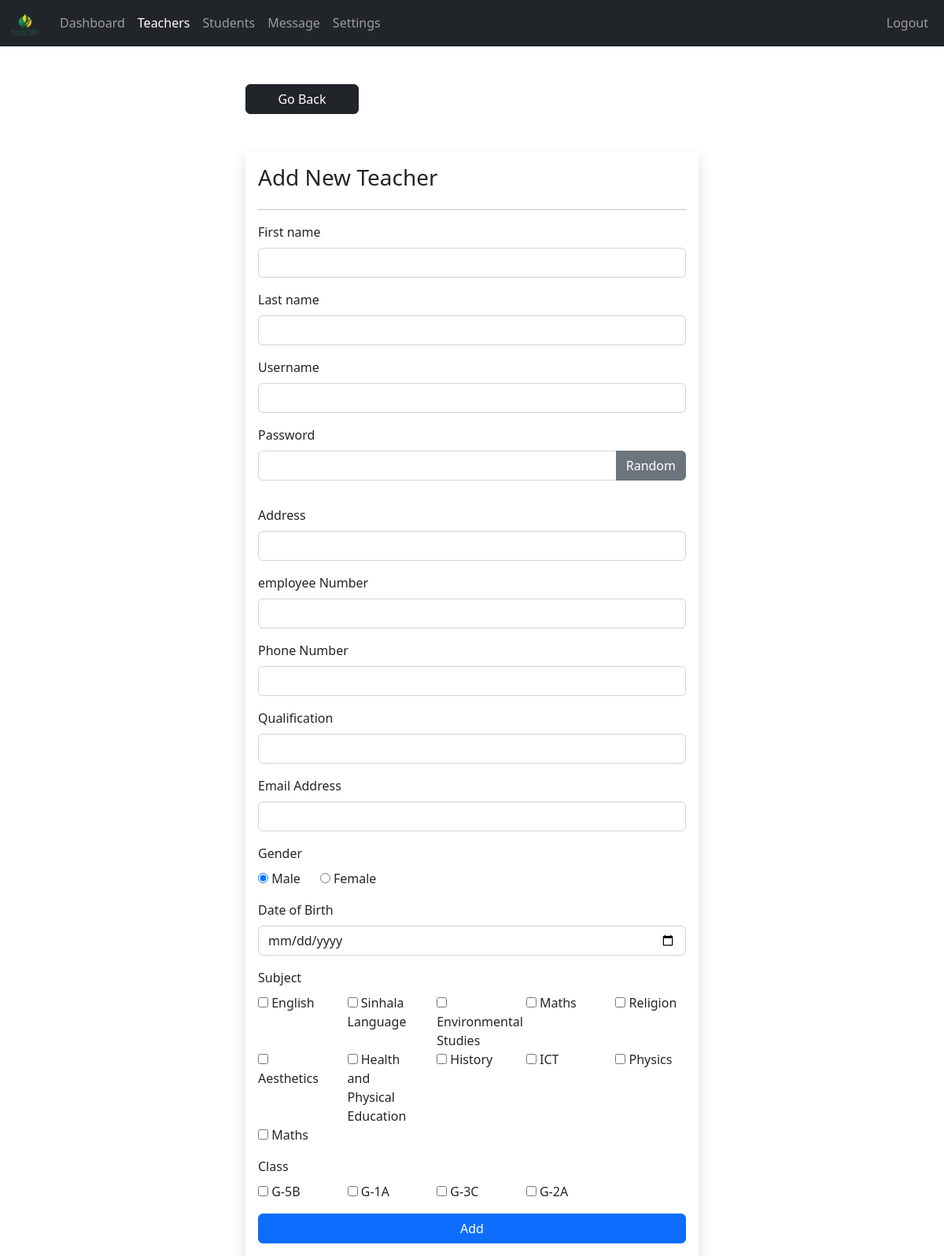
/admin/teacher-add.php (signed in), run on the app's committed database.
### tables this page shows
CREATE TABLE `subjects` (
  `subject_id` int(11) NOT NULL,
  `subject` varchar(31) NOT NULL,
  `subject_code` varchar(31) NOT NULL,
  `grade` int(11) NOT NULL
);

CREATE TABLE `class` (
  `class_id` int(11) NOT NULL,
  `grade` int(11) NOT NULL,
  `section` int(11) NOT NULL
);

CREATE TABLE `grades` (
  `grade_id` int(11) NOT NULL,
  `grade` varchar(31) NOT NULL,
  `grade_code` varchar(7) NOT NULL
);

CREATE TABLE `section` (
  `section_id` int(11) NOT NULL,
  `section` varchar(7) NOT NULL
);

### admin/data/subject.php (called while the page is built, shortened)
<?php
function getAllSubjects($conn){
   $sql = "SELECT * FROM subjects";
   $stmt = $conn->prepare($sql);
   $stmt->execute();
   if ($stmt->rowCount() >= 1) {
     $subjects = $stmt->fetchAll();
     return $subjects;
   }else {
   	return 0;
   }
}
 ?>

### admin/data/class.php (called while the page is built, shortened)
<?php
function getAllClasses($conn){
   $sql = "SELECT * FROM class";
   $stmt = $conn->prepare($sql);
   $stmt->execute();
   if ($stmt->rowCount() >= 1) {
     $classes = $stmt->fetchAll();
     return $classes;
   }else {
    return 0;
   }
}

### admin/data/grade.php (called while the page is built, shortened)
<?php
function getGradeById($grade_id, $conn){
   $sql = "SELECT * FROM grades
           WHERE grade_id=?";
   $stmt = $conn->prepare($sql);
   $stmt->execute([$grade_id]);
   if ($stmt->rowCount() == 1) {
     $grade = $stmt->fetch();
     return $grade;
   }else {
    return 0;
   }
}

### admin/data/section.php (called while the page is built, shortened)
<?php
function getSectioById($section_id, $conn){
   $sql = "SELECT * FROM section
           WHERE section_id=?";
   $stmt = $conn->prepare($sql);
   $stmt->execute([$section_id]);
   if ($stmt->rowCount() == 1) {
     $section = $stmt->fetch();
     return $section;
   }else {
    return 0;
   }
}

### admin/teacher-add.php (the view, shortened to what this page needs)
<?php
if (isset($_SESSION['admin_id']) &&
    isset($_SESSION['role'])) {
    if ($_SESSION['role'] == 'Admin') {
       include "../DB_connection.php";
       include "data/subject.php";
       include "data/grade.php";
       include "data/section.php";
       include "data/class.php";
       $subjects = getAllSubjects($conn);
       $classes = getAllClasses($conn);
       $fname = '';
       $lname = '';
       $uname = '';
       $address = '';
       $en = '';
       $pn = '';
       $qf = '';
       $email = '';
 ?>
<!DOCTYPE html>
<html lang="en">
<head>
	<link rel="stylesheet" href="https://cdn.jsdelivr.net/npm/bootstrap@5.2.0/dist/css/bootstrap.min.css">
	<link rel="stylesheet" href="../css/style.css">
  <link rel="stylesheet" href="https://cdnjs.cloudflare.com/ajax/libs/font-awesome/4.7.0/css/font-awesome.min.css">
</head>
<body>
    <?php
        include "inc/navbar.php";
     ?>
     <div class="container mt-5 d-flex justify-content-center flex-column w-50">
        <a href="teacher.php"
           class="btn btn-dark w-25 ms-0">Go Back</a>
        <form method="post"
              class="shadow p-3 mt-5  d-flex flex-column justify-content-center w-100"
              action="req/teacher-add.php">
        <h3>Add New Teacher</h3><hr>
        <div class="mb-3">
          <label class="form-label">First name</label>
          <input type="text"
                 class="form-control"
                 value="<?=$fname?>"
                 name="fname">
        </div>
        <div class="mb-3">
          <label class="form-label">Last name</label>
          <input type="text"
                 class="form-control"
                 value="<?=$lname?>"
                 name="lname">
        </div>
        <div class="mb-3">
          <label class="form-label">Username</label>
          <input type="text"
                 class="form-control"
                 value="<?=$uname?>"
                 name="username">
        </div>
        <div class="mb-3">
          <label class="form-label">Password</label>
          <div class="input-group mb-3">
              <input type="password"
                     class="form-control"
                     name="pass"
                     id="passInput">
              <button class="btn btn-secondary"
                      id="gBtn">
                      Random</button>
          </div>
        </div>
        <div class="mb-3">
          <label class="form-label">Address</label>
          <input type="text"
                 class="form-control"
                 value="<?=$address?>"
                 name="address">
        </div>
        <div class="mb-3">
          <label class="form-label">employee Number</label>
          <input type="text"
                 class="form-control"
                 value="<?=$en?>"
                 name="employee_number">
        </div>
        <div class="mb-3">
          <label class="form-label">Phone Number</label>
          <input type="text"
                 class="form-control"
                 value="<?=$pn?>"
                 name="phone_number">
        </div>
        <div class="mb-3">
          <label class="form-label">Qualification</label>
          <input type="text"
                 class="form-control"
                 value="<?=$qf?>"
                 name="qualification">
        </div>
        <div class="mb-3">
          <label class="form-label">Email Address</label>
          <input type="text"
                 class="form-control"
                 value="<?=$email?>"
                 name="email_address">
        </div>
        <div class="mb-3">
          <label class="form-label">Gender</label><br>
          <input type="radio"
                 value="Male"
                 checked
                 name="gender"> Male
                 &nbsp;&nbsp;&nbsp;&nbsp;
          <input type="radio"
                 value="Female"
                 name="gender"> Female
        </div>
        <div class="mb-3">
          <label class="form-label">Date of Birth</label>
          <input type="date"
                 class="form-control"
                 value=""
                 name="date_of_birth">
        </div>
        <div class="mb-3">
          <label class="form-label">Subject</label>
          <div class="row row-cols-5">
            <?php foreach ($subjects as $subject): ?>
            <div class="col">
              <input type="checkbox"
                     name="subjects[]"
                     value="<?=$subject['subject_id']?>">
                     <?=$subject['subject']?>
            </div>
            <?php endforeach ?>
          </div>
        </div>
        <div class="mb-3">
          <label class="form-label">Class</label>
          <div class="row row-cols-5">
            <?php foreach ($classes as $class): ?>
            <div class="col">
              <input type="checkbox"
                     name="classes[]"
                     value="<?=$class['class_id']?>">
                     <?php
                        $grade = getGradeById($class['grade'], $conn);
                        $section = getSectioById($class['section'], $conn);
                      ?>
                     <?=$grade['grade_code']?>-<?=$grade['grade'].$section['section']?>
            </div>
            <?php endforeach ?>
          </div>
        </div>
      <button type="submit" class="btn btn-primary">Add</button>
     </form>
     </div>
</body>
</html>
<?php
  }else {
    header("Location: ../login.php");
    exit;
  }
}else {
	header("Location: ../login.php");
	exit;
}
?>

### data on the page
subjects: subject "English"
subjects: subject "Sinhala Language"
subjects: subject "Environmental Studies"
subjects: subject "Maths"
subjects: subject "Religion"
subjects: subject "Aesthetics"
subjects: subject "Health and Physical Education"
subjects: subject "History"
subjects: subject "ICT"
subjects: subject "Physics"
subjects: subject "Maths"
class: grades.grade_code "G", grades.grade "5", section.section "B"
class: grades.grade_code "G", grades.grade "1", section.section "A"
class: grades.grade_code "G", grades.grade "3", section.section "C"
class: grades.grade_code "G", grades.grade "2", section.section "A"
